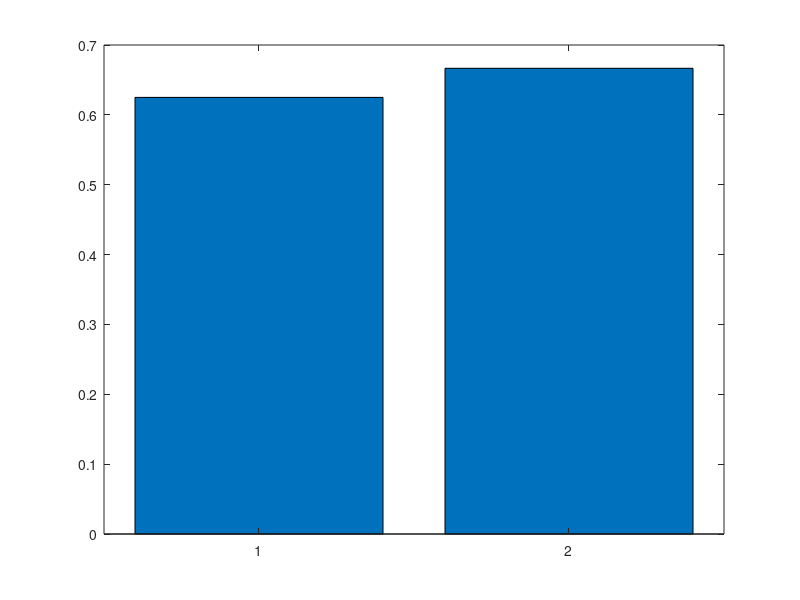

Write MATLAB code to recreate this figure. (Note: this script raises an error after producing the figure.)
hfig = figure;


hbar = bar([3.75, 4] / 6);

hax = gca;

% hax.XTickLabels = {'test_a (dbs-on)','test_b (dbs-off)','novel (not pretested)'}
% hax.XTickLabels = {'test_a (dbs-on)','test_b (dbs-off)'}
hax.XTickLabels = {'test_a (dbs-off)','test_b (dbs-on)'}



% ylabel('n syllables correct during pretest')
ylabel('prop syllables correct during pretest')

%% dbs 003

hfig = figure;


hbar = bar([mean([4.5 4.5 4.5 3]), mean([5 5.5 3 2.5])] / 6);

hax = gca;

% hax.XTickLabels = {'test_a (dbs-on)','test_b (dbs-off)','novel (not pretested)'}
% hax.XTickLabels = {'test_a (dbs-on)','test_b (dbs-off)'}
hax.XTickLabels = {'test_a (dbs-on)','test_b (dbs-off)'}



% ylabel('n syllables correct during pretest')
ylabel('prop syllables correct during pretest')

%% dbs 004

hfig = figure;


hbar = bar([mean([3 3.5 3.5 4]), mean([3.5 1.5 2.5 1.5])] / 7);

hax = gca;

% hax.XTickLabels = {'test_a (dbs-on)','test_b (dbs-off)','novel (not pretested)'}
% hax.XTickLabels = {'test_a (dbs-on)','test_b (dbs-off)'}
hax.XTickLabels = {'test_a (dbs-on)','test_b (dbs-off)'}



% ylabel('n syllables correct during pretest')
ylabel('prop syllables correct during pretest')